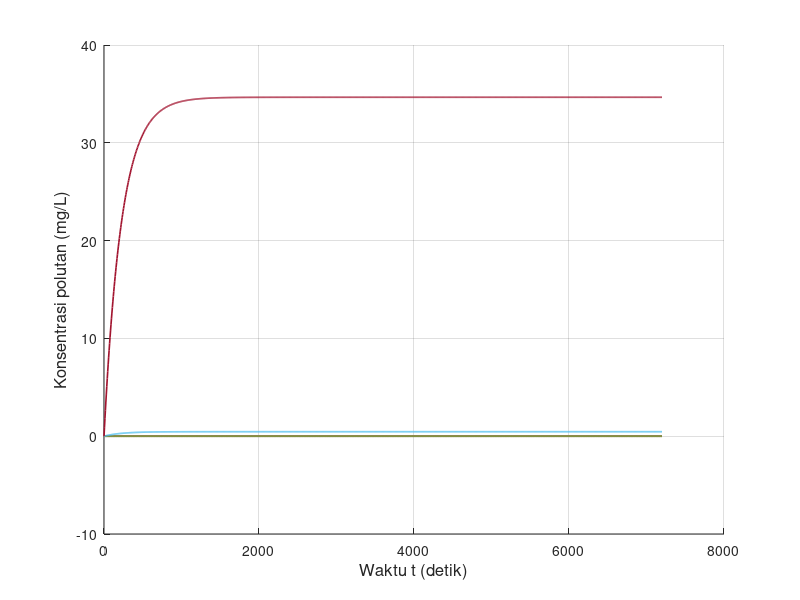

Reproduce this figure in MATLAB. (Note: this script raises an error after producing the figure.)
clear; clc; close all;

% Feby Syarief Al A`raaf
% 26050124130087
% Oseanografi C
%
% Simulasi adveksi/difusi 1 dimensi metode Crank-Nicolson
% Sumber polutan kontinu
% Grafik: konsentrasi polutan terhadap waktu
% NIM = 087, sehingga:
% x = 0, y = 8, z = 7

x_digit = 0;
y_digit = 8;
z_digit = 7;

C_source = 10 * z_digit;

L = 3000;
T = 7200;

scenario(1).nama = 'Skenario 1';
scenario(1).dx   = 15;
scenario(1).dt   = 6;
scenario(1).G    = 0.5;
scenario(1).m    = 15 + z_digit;

scenario(2).nama = 'Skenario 2';
scenario(2).dx   = 30;
scenario(2).dt   = 6;
scenario(2).G    = 0.05;
scenario(2).m    = 30 + z_digit;

scenario(3).nama = 'Skenario 3';
scenario(3).dx   = 15;
scenario(3).dt   = 6;
scenario(3).G    = 1;
scenario(3).m    = 15 + z_digit;

folder_output = 'output_Kontinu_CN_Polutan_Terhadap_Waktu';
if ~exist(folder_output, 'dir')
    mkdir(folder_output);
end

for s = 1:numel(scenario)

    fprintf('\nMemproses %s\n', scenario(s).nama);

    dx       = scenario(s).dx;
    dt       = scenario(s).dt;
    G        = scenario(s).G;
    m_source = scenario(s).m;

    M_grid = round(L / dx) + 1;
    Mmax   = max(M_grid, m_source);
    Nmax   = round(T / dt);

    alpha = (G * dt) / (dx^2);

    fprintf('dx = %.3f m, dt = %.3f s, G = %.3f m^2/s, m = %d\n', dx, dt, G, m_source);
    fprintf('Mmax = %d, Nmax = %d, alpha = %.6f\n', Mmax, Nmax, alpha);

    F = zeros(Nmax + 1, Mmax);

    t_step = 0:Nmax;
    t_time = t_step * dt;

    rv = [10 12 14 16 19 21 23];
    rv_valid = rv(rv >= 1 & rv <= Mmax);

    if length(rv_valid) < length(rv)
        fprintf('%s: beberapa grid berada di luar domain sehingga tidak digrafikkan.\n', scenario(s).nama);
    end

    a = -alpha;
    b = 2 + 2 * alpha;
    c = -alpha;

    H = zeros(1, Mmax);
    Q = zeros(1, Mmax);
    D = zeros(1, Mmax);

    for n = 1:Nmax

        F(n, m_source) = C_source;

        for i = 2:(Mmax-1)
            D(i) = alpha * F(n, i+1) + (2 - 2 * alpha) * F(n, i) + alpha * F(n, i-1);
        end

        D(2)      = D(2) + alpha * F(n+1, 1);
        D(Mmax-1) = D(Mmax-1) + alpha * F(n+1, Mmax);

        H(2) = c / b;
        Q(2) = D(2) / b;

        for i = 3:(Mmax-1)
            denom = b - a * H(i-1);
            H(i) = c / denom;
            Q(i) = (D(i) - a * Q(i-1)) / denom;
        end

        F(n+1, Mmax-1) = Q(Mmax-1);

        for j = (Mmax-2):-1:2
            F(n+1, j) = H(j) * F(n+1, j+1) + Q(j);
        end

        F(n+1, 1)    = F(n+1, 2);
        F(n+1, Mmax) = F(n+1, Mmax-1);
        F(n+1, m_source) = C_source;
    end

    fig = figure('Visible', 'off', 'Position', [100 100 1400 600]);
    hold on;

    legend_text = {};

    for k = 1:length(rv_valid)
        plot(t_time, F(:, rv_valid(k)), 'LineWidth', 1.2);
        legend_text{end+1} = sprintf('m = %d', rv_valid(k));
    end

    grid on;
    xlabel('Waktu t (detik)', 'FontSize', 12);
    ylabel('Konsentrasi polutan (mg/L)', 'FontSize', 12);
    title(sprintf('%s - Konsentrasi polutan terhadap waktu', scenario(s).nama), ...
        'Feby Syarief-0087-Ose C', 'FontSize', 14, 'FontWeight', 'bold');
    xlim([t_time(1), t_time(end)]);

    y_max = max(F(:, rv_valid), [], 'all');
    if isempty(y_max) || isnan(y_max) || y_max <= 0
        ylim([0 1]);
    else
        ylim([0, max(C_source * 1.2, y_max * 1.1)]);
    end

    set(gca, 'FontSize', 11);

    legend(legend_text, ...
        'Location', 'northwest', ...
        'FontSize', 8, ...
        'NumColumns', 2, ...
        'Box', 'on');

    hold off;

    nama_file = sprintf('cn_kontinu_waktu_skenario_%d.png', s);
    saveas(fig, fullfile(folder_output, nama_file));
    close(fig);

    fprintf('%s selesai diproses.\n', scenario(s).nama);
end

fprintf('\nSemua skenario telah selesai diproses.\n');
